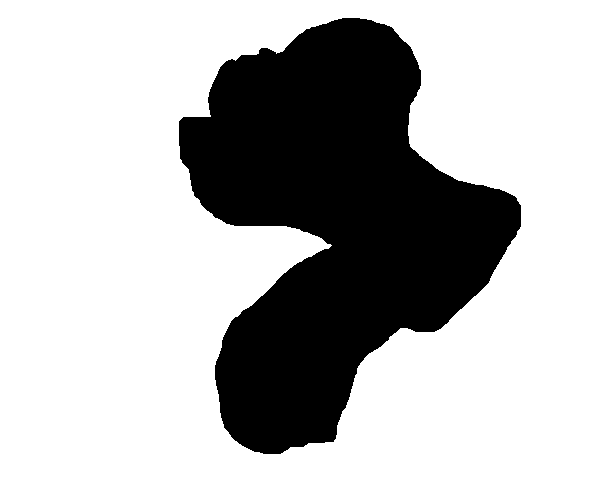
%> input picture Project_2/shape1.png, 599 x 502 px
$ octave areaperim.m   (GNU Octave 9; MATLAB toolbox functions it lacks are replaced by stand-ins)
%> lines starting %> are read from the running program, lines starting %| are printed output that depends on the picture; in (x1, y1, x2, y2) boxes, pixels count from 0 and x2, y2 are one past the last pixel; in counts of white or black regions, pixels touching at a corner belong together; the program's own positions count from 1
clear all;
close all;
clc;
filename = 'shape1.png';
I = imread(filename);
%> I is the input picture: size 502x599x3 uint8; 72.6% white; 1 black region, box (x1, y1, x2, y2) and area: (179, 18, 521, 454) 82401
BW = im2bw(I);
BW = imresize(BW,[100 100]);
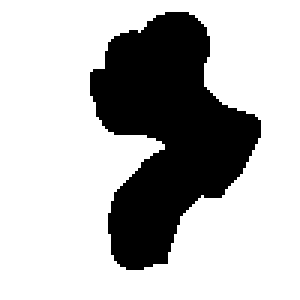
%> BW: size 100x100 logical (shown 3 times larger); 72.7% white; 1 black region, box (x1, y1, x2, y2) and area: (30, 4, 87, 90) 2733
x = BW;
figure;
imshow(x)
d=zeros(100,100);
b=zeros(100,100);
% finding horizontal edges
for i=1:1:99
   for j=1:1:99
       if x(i,j) ~= x(i,j+1) && x(i,j)==1
            d(i,j)=1;
       elseif x(i,j) ~= x(i,j+1) && x(i,j+1)==1
           d(i,j+1)=1;
       end
   end
end
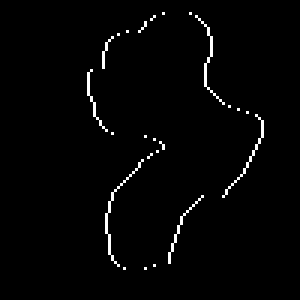
%> d: size 100x100 double (shown 3 times larger); values 0 (black) and 1 (white), 1.7% white in thin lines or dots, all inside (x1, y1, x2, y2) = (29, 4, 88, 90)

%finding vertical edges
for j=1:1:99
   for i=1:1:99
       if x(i,j) ~= x(i+1,j) && x(i,j)==1
            d(i,j)=1;
       elseif x(i,j) ~= x(i+1,j) && x(i+1,j)==1
           d(i+1,j)=1;
       end
   end
end
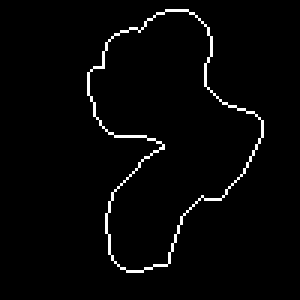
%> d: size 100x100 double (shown 3 times larger); values 0 (black) and 1 (white), 2.4% white in thin lines or dots, all inside (x1, y1, x2, y2) = (29, 3, 88, 91)
figure;
imshow(d);
c=0;
%calculating the perimeter of the figure from edges
for j=1:1:100
    for i=1:1:100
        if d(i,j) ==1
            c=c+1;
        end
    end
end
%> after the loop, c = 238
disp('prim = ');
disp(c);
%| 238
% calculating the area of the figure
c=0;
for j=1:1:100
    for i=1:1:100
        if x(j,i) ==0
            c=c+1;
        end
    end
end
%> after the loop, c = 2733
disp('area = ');
disp(c);
%| 2733
